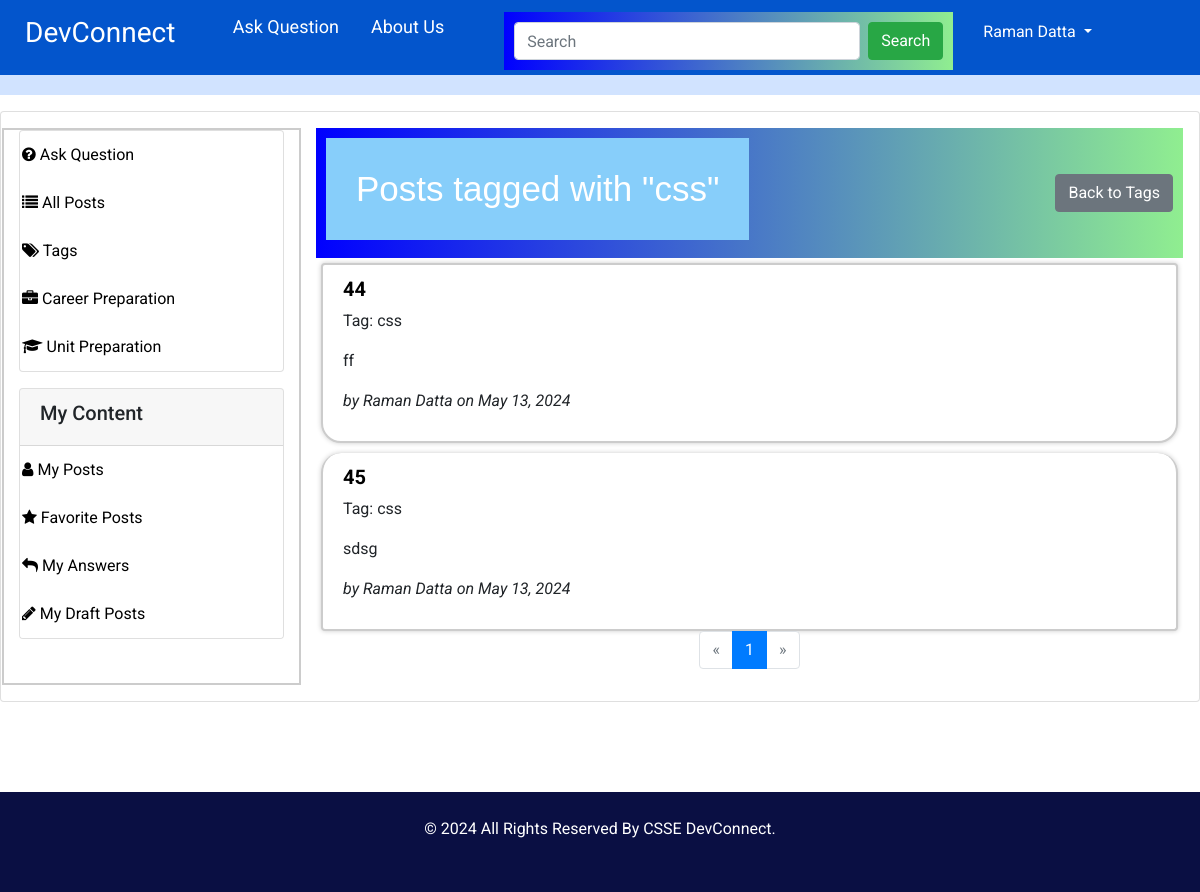
The app's page /tag/1 (signed in) with its own data.
### app/models/model.py (models this page shows, shortened)
class Tag(db.Model):
    __tablename__ = "tags"
    id = db.Column(db.Integer, primary_key=True)
    tag = db.Column(db.String(100), nullable=False)

class Posts(db.Model):
    __tablename__ = "posts"
    id = db.Column(db.Integer, primary_key=True)
    title = db.Column(db.String(255), nullable=False)
    content = db.Column(db.Text, nullable=False)
    author_id = db.Column(db.Integer, db.ForeignKey('users.id'))
    date_posted = db.Column(db.DateTime, default=datetime.utcnow)
    deleted = db.Column(db.Boolean, default=False)
    answered = db.Column(db.Boolean, default=False)
    tag_id = db.Column(db.Integer, db.ForeignKey('tags.id'))
    career_preparation = db.Column(db.Boolean, default=False)
    is_draft = db.Column(db.Boolean, default=False)  # New column to indicate if the post is a draft
    author = db.relationship('User', backref=db.backref('posts', lazy=True))
    tag = db.relationship('Tag', backref=db.backref('posts', lazy=True))

class User(UserMixin, db.Model):
    __tablename__ = "users"
    id = db.Column(db.Integer, primary_key=True)
    first_name = db.Column(db.String(100), nullable=False)
    last_name = db.Column(db.String(100), nullable=False)
    uwa_id = db.Column(db.String(100), unique=True, nullable=False)
    email = db.Column(db.String(100), unique=True, nullable=False)
    major = db.Column(db.String(100), nullable=False)
    password_hash = db.Column(db.String(200), nullable=False)
    user_image = db.Column(db.String(200))
    is_disabled = db.Column(db.Boolean, default=False)
    timestamp = db.Column(db.DateTime, default=datetime.utcnow)
    role = db.Column(db.String(100))
    @property
    def is_active(self):
        return not self.is_disabled

### app/controllers/main_controller.py (the view)
@main.route("/tag/<int:tag_id>")
@login_required
def posts_by_tag(tag_id):
    tag = Tag.query.get_or_404(tag_id)
    page = request.args.get('page', 1, type=int)
    posts_query = Posts.query.filter_by(tag_id=tag_id, is_draft=False).order_by(Posts.date_posted.desc())
    pagination = posts_query.paginate(page=page, per_page=10, error_out=False)
    posts = pagination.items
    return render_template("main/posts_by_tag.html", tag=tag, posts=posts, pagination=pagination)

### app/__init__.py (called while the page is built)
def create_app(config_class=Config):
    app = Flask(__name__)
    ckeditor = CKEditor(app)
    app.config.from_object(config_class)
    db.init_app(app)
    migrate.init_app(app, db)
    mail.init_app(app)
    login_manager.init_app(app)  # Attach LoginManager to the app
    login_manager.login_view = 'auth.login'  # Define the login view
    login_manager.login_message = "Please log in to access this page."  # Optional: Customize the login message
    @login_manager.user_loader
    def load_user(user_id):
        from app.models.model import User  # Import inside to avoid circular import issues
        user = User.query.get(int(user_id))
        return user
    from app.controllers.auth_controller import auth
    from app.controllers.main_controller import main
    app.register_blueprint(auth, url_prefix='/auth')
    app.register_blueprint(main)
    return app

### app/controllers/main_controller.py (called while the page is built)
@main.before_app_request
def add_tags_to_sidebar():
    if current_user.is_authenticated:
        tags_with_counts = db.session.query(
            Tag.id,
            Tag.tag,
            func.count(Posts.id).label('post_count')
        ).join(Posts, Posts.tag_id == Tag.id).group_by(Tag.id).all()
        g.tags = tags_with_counts
    else:
        g.tags = []

### app/templates/main/posts_by_tag.html (shortened to what this page needs)
{% extends "includes/layout.html" %}
{% block content %}
<div class="card p-3 mt-3">
    <div class="row">
        {% include "includes/sidebar.html" %}
        <div class="col-md-9">
            <div class="d-flex justify-content-between align-items-center">
                <h1>Posts tagged with "{{ tag.tag }}"</h1>
                <a href="{{ url_for('main.tags') }}" class="btn btn-secondary">Back to Tags</a>
            </div>
            <ul class="list-group" id="posts-list">
                {% for post in posts %}
                <li class="list-group-item">
                    <h5><a href="{{ url_for('main.view_post', post_id=post.id, origin='tag', tag_id=tag.id) }}">{{ post.title }}</a></h5>
                    <p>Tag: {{ post.tag.tag if post.tag else 'N/A' }}</p>
                    <p>{{ post.content|safe }}</p>
                    <p class="authorpost">by <span class="author_n">{{ post.author.first_name }} {{ post.author.last_name }}</span> on {{ post.date_posted.strftime('%B %d, %Y') }}</p>
                </li>
                {% endfor %}
            </ul>
            <nav aria-label="Page navigation">
                <ul class="pagination justify-content-center">
                    {% if pagination.has_prev %}
                    <li class="page-item">
                        <a class="page-link" href="{{ url_for('main.posts_by_tag', tag_id=tag.id, page=pagination.prev_num) }}" aria-label="Previous">
                            <span aria-hidden="true">&laquo;</span>
                        </a>
                    </li>
                    {% else %}
                    <li class="page-item disabled">
                        <a class="page-link" href="#" aria-label="Previous">
                            <span aria-hidden="true">&laquo;</span>
                        </a>
                    </li>
                    {% endif %}
                    {% for page_num in pagination.iter_pages() %}
                    <li class="page-item {% if page_num == pagination.page %}active{% endif %}">
                        <a class="page-link" href="{{ url_for('main.posts_by_tag', tag_id=tag.id, page=page_num) }}">{{ page_num }}</a>
                    </li>
                    {% endfor %}
                    {% if pagination.has_next %}
                    <li class="page-item">
                        <a class="page-link" href="{{ url_for('main.posts_by_tag', tag_id=tag.id, page=pagination.next_num) }}" aria-label="Next">
                            <span aria-hidden="true">&raquo;</span>
                        </a>
                    </li>
                    {% else %}
                    <li class="page-item disabled">
                        <a class="page-link" href="#" aria-label="Next">
                            <span aria-hidden="true">&raquo;</span>
                        </a>
                    </li>
                    {% endif %}
                </ul>
            </nav>
        </div>
    </div>
</div>
{% endblock %}

### app/static/css/style.css (style rules this page uses)
body { font-family: "Roboto", sans-serif; color: #040000; }
.authorpost { font-style: italic; }
li.list-group-item { transition: all 1s ease; border: solid 2px #ccc; margin:5px; box-shadow: 0px 0px 5px #ccc; border-radius: 20px; }
li.list-group-item h2,li.list-group-item a { font-weight: bold; color: #000; padding: 0px; }
h1, h2 { font-family: 'Merriweather Sans', sans-serif; }
a, a:hover, a:focus { text-decoration: none; }

### records on screen
Tag: tag "css"
Posts: title "44", tag "css", content "ff", author.first_name "Raman", author.last_name "Datta", date_posted "May 13, 2024"
Posts: title "45", tag "css", content "sdsg", author.first_name "Raman", author.last_name "Datta", date_posted "May 13, 2024"

### other values on screen
{{ session['user_name'] }} "Raman Datta"
{{ page_num }} "1"
